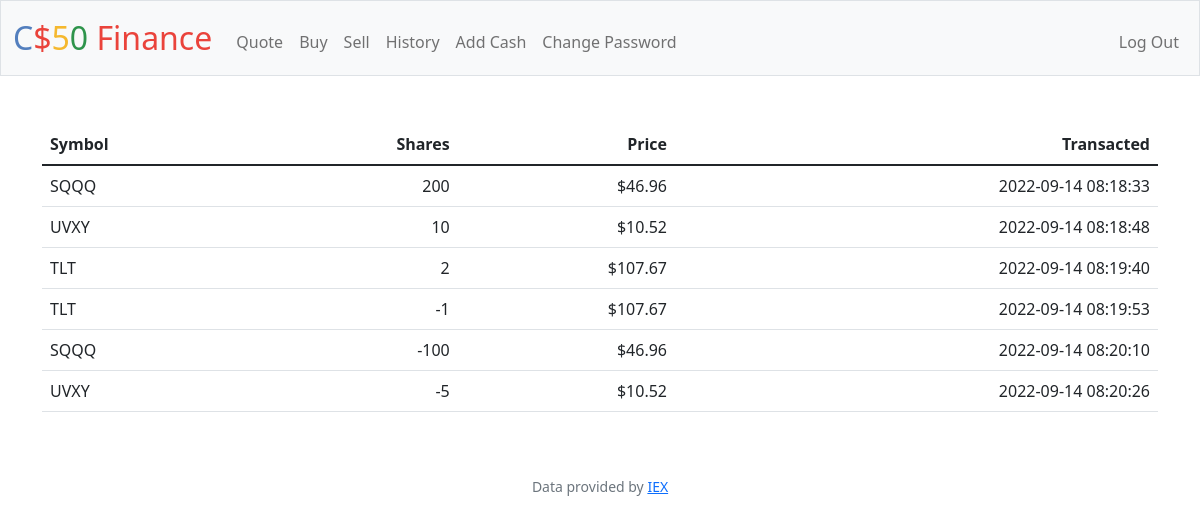
The app's page /history (signed in) with its own data.
### tables this page shows
CREATE TABLE history(
id INT,
time DATETIME,
symbol TEXT,
shares INT,
price NUMERIC,
type TEXT,
FOREIGN KEY (id) REFERENCES users(id)
);

### app.py (the view)
@app.route("/history")
@login_required
def history():
    acc_id = session["user_id"]
    if acc_id != None:
        history_list = db.execute("SELECT * FROM history WHERE id = ?", acc_id)
    return render_template("history.html", jinja_history_list=history_list)

### app.py (called while the page is built)
@app.after_request
def after_request(response):
    response.headers["Cache-Control"] = "no-cache, no-store, must-revalidate"
    response.headers["Expires"] = 0
    response.headers["Pragma"] = "no-cache"
    return response

### helpers.py (called while the page is built)
def login_required(f):
    @wraps(f)
    def decorated_function(*args, **kwargs):
        if session.get("user_id") is None:
            return redirect("/login")
        return f(*args, **kwargs)
    return decorated_function

def usd(value):
    return f"${value:,.2f}"

### templates/history.html (shortened to what this page needs)
{% extends "layout.html" %}
{% block main %}
    <table class="table">
        <thead>
            <tr>
                <th class="text-start">Symbol</th>
                <th class="text-end">Shares</th>
                <th class="text-end">Price</th>
                <th class="text-end">Transacted</th>
            </tr>
        </thead>
        <tbody>
            {% for content in jinja_history_list %}
                <tr>
                    <td class="text-start">{{ content.symbol }}</td>
                    <td class="text-end">{{ content.shares }}</td>
                    <td class="text-end">{{ content.price | usd }}</td>
                    <td class="text-end">{{ content.time }}</td>
                </tr>
            {% endfor %}
        </tbody>
    </table>
{% endblock %}

### templates/layout.html (shortened to what this page needs)
<!DOCTYPE html>
<html lang="en">
    <head>
        <link href="https://cdn.jsdelivr.net/npm/bootstrap@5.1.3/dist/css/bootstrap.min.css" rel="stylesheet">
        <link href="/static/styles.css" rel="stylesheet">
    </head>
    <body>
        <nav class="bg-light border navbar navbar-expand-md navbar-light">
            <div class="container-fluid">
                <a class="navbar-brand" href="/"><span class="blue">C</span><span class="red">$</span><span class="yellow">5</span><span class="green">0</span> <span class="red">Finance</span></a>
                <div class="collapse navbar-collapse" id="navbar">
                    {% if session["user_id"] %}
                        <ul class="navbar-nav me-auto mt-2">
                            <li class="nav-item"><a class="nav-link" href="/quote">Quote</a></li>
                            <li class="nav-item"><a class="nav-link" href="/buy">Buy</a></li>
                            <li class="nav-item"><a class="nav-link" href="/sell">Sell</a></li>
                            <li class="nav-item"><a class="nav-link" href="/history">History</a></li>
                            <li class="nav-item"><a class="nav-link" href="/addcash">Add Cash</a></li>
                            <li class="nav-item"><a class="nav-link" href="/changepassword">Change Password</a></li>
                        </ul>
                        <ul class="navbar-nav ms-auto mt-2">
                            <li class="nav-item"><a class="nav-link" href="/logout">Log Out</a></li>
                        </ul>
                    {% else %}
                        <ul class="navbar-nav ms-auto mt-2">
                            <li class="nav-item"><a class="nav-link" href="/register">Register</a></li>
                            <li class="nav-item"><a class="nav-link" href="/login">Log In</a></li>
                        </ul>
                    {% endif %}
                </div>
            </div>
        </nav>
        <main class="container py-5 text-center">
            {% block main %}{% endblock %}
        </main>
        <footer class="mb-5 small text-center text-muted">
            Data provided by <a href="https://iexcloud.io/">IEX</a>
        </footer>
    </body>
</html>

### static/styles.css (style rules this page uses)
nav .navbar-brand { font-size: xx-large; }
nav .navbar-brand .blue { color: #537fbe; }
nav .navbar-brand .red { color: #ea433b; }
nav .navbar-brand .yellow { color: #f5b82e; }
nav .navbar-brand .green { color: #2e944b; }

### records on screen
history: symbol "SQQQ", shares "200", price "$46.96", time "2022-09-14 08:18:33"
history: symbol "UVXY", shares "10", price "$10.52", time "2022-09-14 08:18:48"
history: symbol "TLT", shares "2", price "$107.67", time "2022-09-14 08:19:40"
history: symbol "TLT", shares "-1", price "$107.67", time "2022-09-14 08:19:53"
history: symbol "SQQQ", shares "-100", price "$46.96", time "2022-09-14 08:20:10"
history: symbol "UVXY", shares "-5", price "$10.52", time "2022-09-14 08:20:26"
